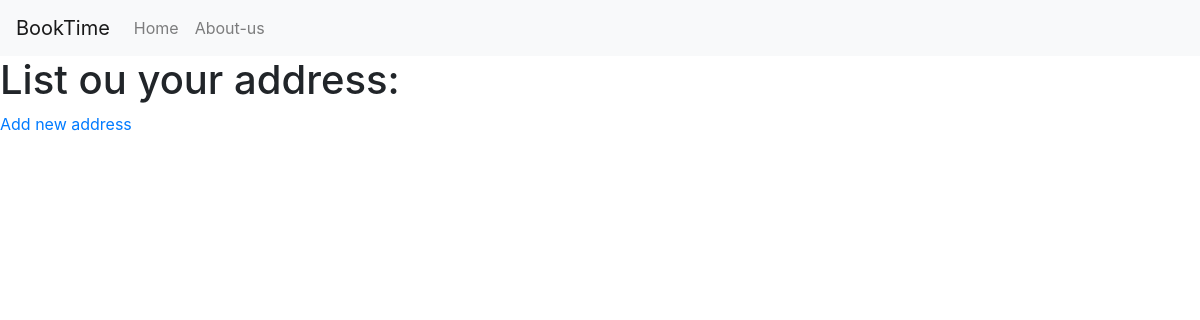
/address/ (signed in), run on an earlier commit of the app's database.
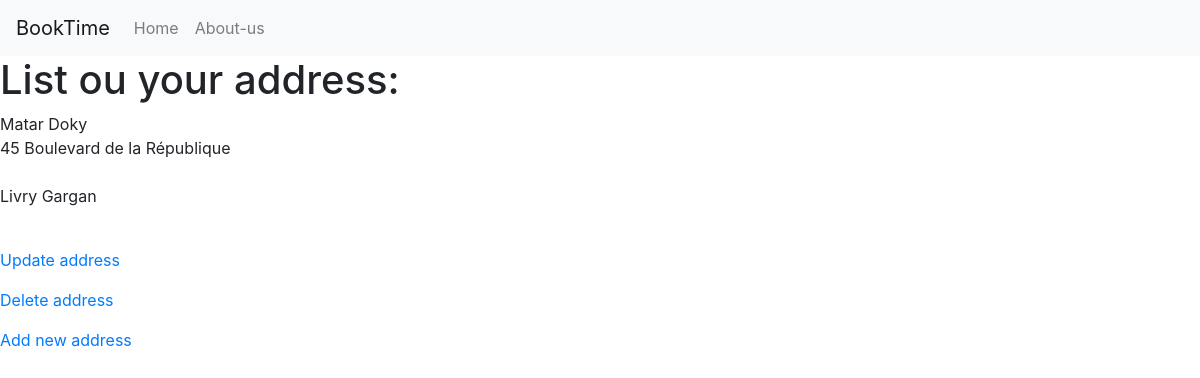
And on a later commit of the database.
### main/models.py (models this page shows, shortened)
class Address(models.Model):
    SUPPORTED_COUNTRIES = (
        ("uk", "United Kingdom"),
        ("us", "United States of America")
    )
    user = models.ForeignKey(User, on_delete=models.CASCADE)
    name = models.CharField(max_length=60)
    address1 = models.CharField("Address line 1", max_length=60)
    address2 = models.CharField("Address line 2", max_length=60, blank=True)
    zip_code = models.CharField(
        "ZIP / Postal code", max_length=12
    )
    city = models.CharField(max_length=60)
    country = models.CharField(
        max_length=60,
        choices=SUPPORTED_COUNTRIES
    )

### main/views.py (the view)
class AddressListView(LoginRequiredMixin, ListView):
    model = models.Address
    def get_queryset(self):
        return self.model.objects.filter(user=self.request.user)

### main/templates/main/address_list.html (shortened to what this page needs)
{% extends "base.html" %}
{% block content %}
<h1>List ou your address: </h1>
    {% for address in object_list  %}
        <p>
            {{address.name}}<br/>
            {{address.address1}}<br/>
            {{address.address2}}<br/>
            {{address.city}}<br/>
            {{address.get_country.display}}<br/>
        </p>
        <p>
            <a href="{% url "address_update" address.id %}"> Update address</a>
        </p>
        <p>
            <a href="{% url "address_delete" address.id %}"> Delete address</a>
        </p>
    {% endfor %}
    <p>
        <a href="{% url "address_create" %}"> Add new address</a>
    </p>
{% endblock content %}

### main/templates/base.html (shortened to what this page needs)
{% load static %}
<!doctype html>
<html lang="en">
  <head>
    <link rel="stylesheet" href="{% static "css/bootstrap.min.css" %}">
  </head>
  <body>
    <nav class="navbar navbar-expand-lg navbar-light bg-light">
        <a class="navbar-brand" href="/">BookTime</a>
        <div class="collapse navbar-collapse" id="navbarSupportedContent">
            <ul class="navbar-nav mr-auto">
                <li class="nav-item {% if request.path == "/" %} active {% endif %}">
                  <a class="nav-link" href="/">Home </a>
                </li>
                <li class="nav-item {% if request.path == "/about-us/" %} active {% endif %}">
                  <a class="nav-link" href="/about-us/">About-us</a>
                </li>
           </ul>
        </div>
    </nav>
    {% block content %}
    {% endblock content %}
  </body>
</html>

What changed in the data, as far as the page shows it:
added Address: name "Matar Doky", address1 "45 Boulevard de la République", city "Livry Gargan"
